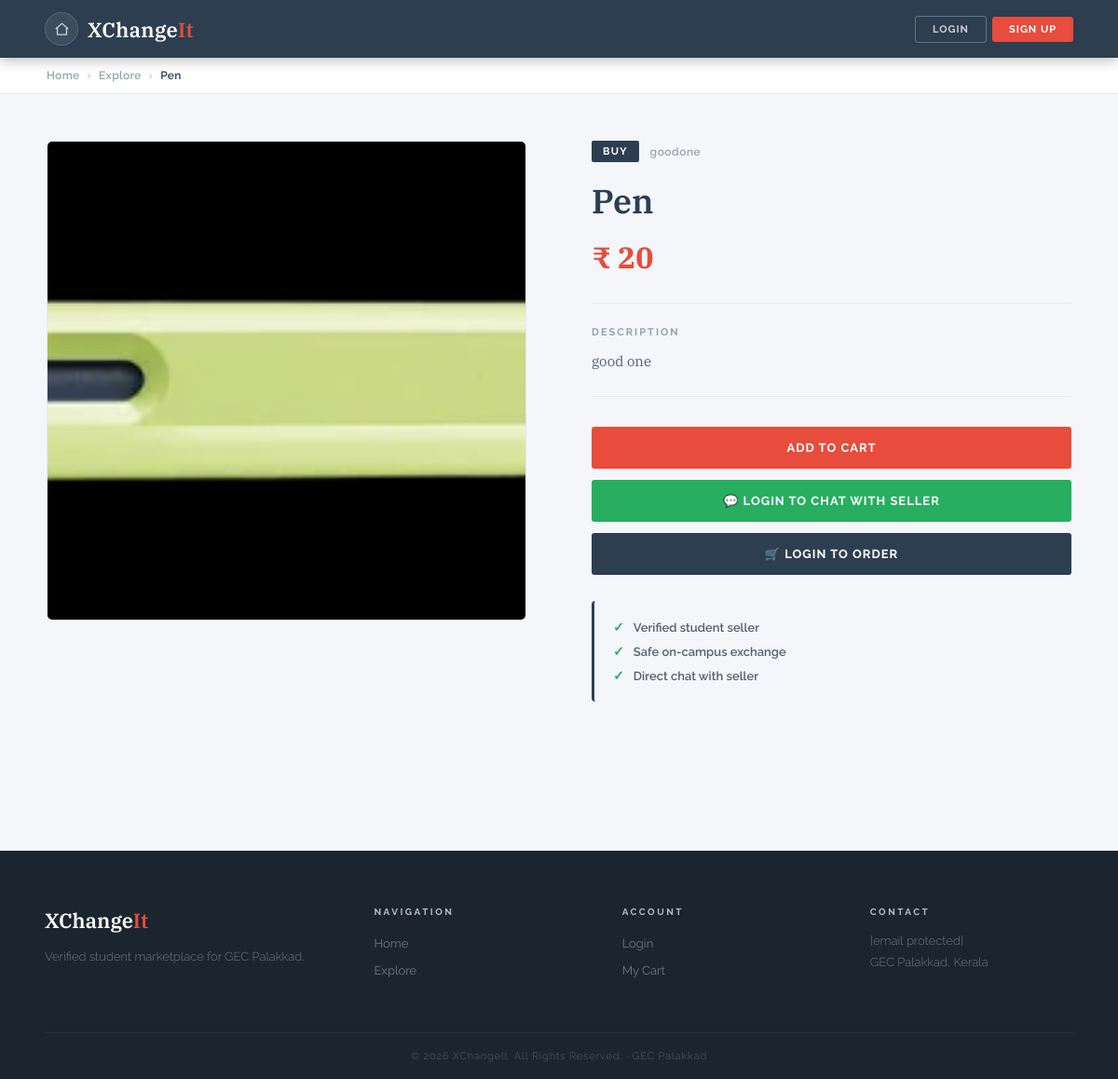
Page /product/11 on the committed database.
### tables this page shows
CREATE TABLE products (
            id           INTEGER PRIMARY KEY AUTOINCREMENT,
            name         TEXT    NOT NULL,
            price        INTEGER NOT NULL,
            short_desc   TEXT,
            detailed_desc TEXT,
            category     TEXT,
            image1       TEXT,
            image2       TEXT,
            image3       TEXT,
            image4       TEXT,
            image5       TEXT,
            seller       TEXT
        );

### app.py (the view, shortened to what this page needs)
@app.route("/product/<int:product_id>")
def product_detail(product_id):
    conn = sqlite3.connect(DATABASE)
    c = conn.cursor()
    c.execute("SELECT * FROM products WHERE id=?", (product_id,))
    product = c.fetchone()
    conn.close()
    if not product:
        flash("Product not found.")
        return redirect(url_for("explore"))
    chat_status = None
    order_status = None
    from datetime import date
    pending = get_pending_count(session.get("user"))
    active_rent = get_active_rent(product_id) if product[5] == "rent" else None
    return render_template("product_detail.html", product=product,
                           chat_status=chat_status, order_status=order_status,
                           today=date.today().isoformat(),
                           pending_count=pending,
                           active_rent=active_rent,
                           SUPABASE_URL=SUPABASE_URL, SUPABASE_KEY=SUPABASE_KEY)

### app.py (called while the page is built, shortened)
def get_pending_count(username):
    if not username:
        return 0

### templates/product_detail.html (shortened to what this page needs)
<!DOCTYPE html>
<html lang="en">
<head>
  <link rel="stylesheet" href="{{ url_for('static', filename='slate.css') }}">
  <link rel="stylesheet" href="{{ url_for('static', filename='product_detail.css') }}">
</head>
<body>
<nav class="navbar">
  <div style="display:flex; align-items:center; gap:10px;">
    <a href="{{ url_for('home') }}" class="nav-icon-btn" data-tooltip="Home">
      <svg viewBox="0 0 24 24" width="18" height="18" fill="none" stroke="currentColor" stroke-width="2">
        <path d="M3 11L12 3l9 8"></path>
        <path d="M5 10v10h14V10"></path>
      </svg>
    </a>
    <a href="{{ url_for('home') }}" class="logo">XChange<span>It</span></a>
  </div>
  <div class="nav-right">
    {% if session.get('user') %}
      <a href="{{ url_for('cart') }}" class="nav-icon-btn" data-tooltip="Cart">
        <svg viewBox="0 0 24 24"><path d="M6 2L3 6v14a2 2 0 002 2h14a2 2 0 002-2V6l-3-4z"/><line x1="3" y1="6" x2="21" y2="6"/><path d="M16 10a4 4 0 01-8 0"/></svg>
      </a>
      <a href="{{ url_for('my_listings_chat') }}" class="nav-icon-btn" data-tooltip="Chats">
        <svg viewBox="0 0 24 24"><path d="M21 15a2 2 0 01-2 2H7l-4 4V5a2 2 0 012-2h14a2 2 0 012 2z"/></svg>
        {% if pending_count and pending_count > 0 %}
          <span class="nav-badge">{{ pending_count }}</span>
        {% endif %}
      </a>
      <div class="notif-wrap" id="notifWrap">
        <button class="nav-icon-btn notif-bell-btn" id="notifBell" data-tooltip="Notifications" onclick="toggleNotifPanel(event)" aria-label="Notifications">
          <svg viewBox="0 0 24 24" fill="none" stroke="currentColor" stroke-width="2" stroke-linecap="round" stroke-linejoin="round" width="18" height="18">
            <path d="M18 8A6 6 0 006 8c0 7-3 9-3 9h18s-3-2-3-9"/>
            <path d="M13.73 21a2 2 0 01-3.46 0"/>
          </svg>
          <span class="nav-badge notif-badge" id="notifBadge" style="display:none;"></span>
        </button>
        <div class="notif-panel" id="notifPanel" style="display:none;">
          <div class="notif-panel-header">
            <span>Notifications</span>
            <button class="notif-close-btn" onclick="closeNotifPanel()">&#x2715;</button>
          </div>
          <div class="notif-list" id="notifList">
            <div class="notif-loading">Loading&#8230;</div>
          </div>
        </div>
      </div>
      <a href="{{ url_for('profile') }}" class="nav-icon-btn nav-profile-btn" data-tooltip="{{ session.get('user') }}">
        {{ session.get('user')[0]|upper }}
      </a>
    {% else %}
      <a href="{{ url_for('login') }}" class="btn-nav-ghost">Login</a>
      <a href="{{ url_for('signup') }}" class="btn-nav-fill">Sign Up</a>
    {% endif %}
  </div>
</nav>
<div class="breadcrumb">
  <div class="breadcrumb-inner">
    <a href="{{ url_for('home') }}">Home</a>
    <span class="bc-sep">›</span>
    <a href="{{ url_for('explore') }}">Explore</a>
    <span class="bc-sep">›</span>
    <span>{{ product[1] }}</span>
  </div>
</div>
<div class="detail-section">
  <div class="detail-inner">
    <div class="detail-img-col">
      <div class="detail-img-wrap">
        {% if product[6] %}
          <img src="{{ url_for('static', filename='uploads/' + product[6]) }}" alt="{{ product[1] }}">
        {% else %}
          <div class="detail-img-placeholder"><span>📦</span></div>
        {% endif %}
      </div>
    </div>
    <div class="detail-info-col">
      <div class="detail-badge-row">
        <span class="detail-badge {% if product[5]=='rent' %}badge-rent{% else %}badge-buy{% endif %}">
          {{ product[5]|upper if product[5] else 'BUY' }}
        </span>
        <span class="detail-cat">{{ product[4] if product[4] else 'General' }}</span>
      </div>
      <h1 class="detail-title">{{ product[1] }}</h1>
      <div class="detail-price">₹ {{ product[2] }}</div>
      <div class="detail-divider"></div>
      <div class="detail-desc-label">Description</div>
      <p class="detail-desc">{{ product[3] }}</p>
      <div class="detail-divider"></div>
      <div class="detail-actions">
        <a href="{{ url_for('add_to_cart', product_id=product[0]) }}" class="btn-red detail-btn">
          Add to Cart
        </a>
        {% if session.get('user') %}
          {% if session.get('user') != product[11] %}
            {% if chat_status == None %}
              <a href="{{ url_for('request_chat', product_id=product[0]) }}" class="detail-btn btn-chat">
                💬 Request Chat
              </a>
            {% elif chat_status == "pending" %}
              <button class="detail-btn btn-chat" disabled>💬 Chat Request Sent</button>
            {% elif chat_status == "accepted" %}
              <a href="{{ url_for('chat_seller', product_id=product[0]) }}" class="detail-btn btn-chat">
                💬 Open Chat
              </a>
            {% endif %}
            {% if active_rent %}
              <div class="rent-unavailable-btn">
                🔒 Unavailable until {{ active_rent.rent_to }}
              </div>
            {% elif order_status == None %}
              {% if product[5] == 'rent' %}
                <button class="detail-btn btn-order" onclick="openRentModal()">
                  🛒 Confirm Order
                </button>
              {% else %}
                <a href="{{ url_for('request_order', product_id=product[0]) }}" class="detail-btn btn-order">
                  🛒 Confirm Order
                </a>
              {% endif %}
            {% elif order_status == "pending" %}
              <button class="detail-btn btn-order-pending" disabled>
                ⏳ Order Request Sent
              </button>
            {% elif order_status == "accepted" %}
              <div class="order-confirmed-box">
                <span class="order-confirmed-icon">✓</span>
                <span>Order Confirmed! Check <a href="{{ url_for('my_orders') }}">My Orders</a></span>
              </div>
            {% elif order_status == "declined" %}
              {% if product[5] == 'rent' %}
                <button class="detail-btn btn-order" onclick="openRentModal()">
                  🛒 Request Order Again
                </button>
              {% else %}
                <a href="{{ url_for('request_order', product_id=product[0]) }}" class="detail-btn btn-order">
                  🛒 Request Order Again
                </a>
              {% endif %}
            {% endif %}
          {% endif %}
        {% else %}
          <a href="{{ url_for('login') }}" class="btn-chat detail-btn">
            💬 Login to Chat with Seller
          </a>
          <a href="{{ url_for('login') }}" class="detail-btn btn-order">
            🛒 Login to Order
          </a>
        {% endif %}
      </div>
      <div class="trust-box">
        <div class="trust-item">
          <span class="trust-icon">✓</span>
          <span>Verified student seller</span>
        </div>
        <div class="trust-item">
          <span class="trust-icon">✓</span>
          <span>Safe on-campus exchange</span>
        </div>
        <div class="trust-item">
          <span class="trust-icon">✓</span>
          <span>Direct chat with seller</span>
        </div>
      </div>
    </div>
  </div>
</div>
<footer class="footer">
  <div class="footer-grid">
    <div class="footer-col">
      <span class="footer-logo">XChange<span>It</span></span>
      <p class="footer-desc">Verified student marketplace for GEC Palakkad.</p>
    </div>
    <div class="footer-col">
      <h4>Navigation</h4>
      <ul>
        <li><a href="{{ url_for('home') }}">Home</a></li>
        <li><a href="{{ url_for('explore') }}">Explore</a></li>
      </ul>
    </div>
    <div class="footer-col">
      <h4>Account</h4>
      <ul>
        <li><a href="{{ url_for('login') }}">Login</a></li>
        <li><a href="{{ url_for('cart') }}">My Cart</a></li>
      </ul>
    </div>
    <div class="footer-col">
      <h4>Contact</h4>
      <p><a href="/cdn-cgi/l/email-protection" class="__cf_email__" data-cfemail="aedddbdedec1dcdaeed6cdc6cfc0c9cbc7da80c7c0">[email&#160;protected]</a></p>
      <p>GEC Palakkad, Kerala</p>
    </div>
  </div>
  <div class="footer-bottom">© 2026 XChangeIt. All Rights Reserved. · GEC Palakkad</div>
</footer>
</body>
</html>

### static/slate.css (style rules this page uses)
*, *::before, *::after { box-sizing: border-box; margin: 0; padding: 0; }
html { scroll-behavior: smooth; }
body { font-family: 'Raleway', sans-serif; background: #f4f6f9; color: #2c3e50; min-height: 100vh; }
a { text-decoration: none; color: inherit; }
.navbar { background: #2c3e50; padding: 0 48px; display: flex; align-items: center; justify-content: space-between; height: 62px; position: sticky; top: 0; z-index: 1000; box-shadow: 0 2px 14px rgba(0,0,0,0.3); }
.logo { font-family: 'IBM Plex Serif', serif; font-size: 22px; color: #fff; font-weight: 600; letter-spacing: 0.3px; }
.logo span { color: #e74c3c; }
.nav-right { display: flex; gap: 10px; align-items: center; }
.btn-nav-ghost { padding: 7px 18px; background: transparent; border: 1px solid rgba(255,255,255,0.28); color: rgba(255,255,255,0.75); border-radius: 3px; font-size: 11px; font-weight: 700; letter-spacing: 1px; text-transform: uppercase; cursor: pointer; font-family: 'Raleway', sans-serif; transition: all 0.2s; }
.btn-nav-fill { padding: 7px 18px; background: #e74c3c; border: none; color: #fff; border-radius: 3px; font-size: 11px; font-weight: 700; letter-spacing: 1px; text-transform: uppercase; cursor: pointer; font-family: 'Raleway', sans-serif; transition: opacity 0.2s; }
.btn-red { padding: 13px 30px; background: #e74c3c; color: #fff; border: none; font-family: 'Raleway', sans-serif; font-size: 12px; font-weight: 700; letter-spacing: 1.2px; text-transform: uppercase; cursor: pointer; border-radius: 3px; transition: opacity 0.2s; display: inline-block; }
.footer { background: #1a252f; padding: 60px 48px 0; margin-top: 80px; }
.footer-grid { display: grid; grid-template-columns: 1.4fr 1fr 1fr 1fr; gap: 48px; padding-bottom: 48px; border-bottom: 1px solid rgba(255,255,255,0.06); }
.footer-logo { font-family: 'IBM Plex Serif', serif; font-size: 22px; color: #fff; font-weight: 600; margin-bottom: 14px; display: block; }
.footer-logo span { color: #e74c3c; }
.footer-desc { color: rgba(255,255,255,0.38); font-size: 13px; line-height: 1.75; font-weight: 300; }
.footer-col h4 { color: rgba(255,255,255,0.7); font-size: 10px; letter-spacing: 2.5px; text-transform: uppercase; font-weight: 700; margin-bottom: 18px; }
.footer-col ul { list-style: none; }
.footer-col ul li { margin-bottom: 10px; }
.footer-col ul li a { color: rgba(255,255,255,0.38); font-size: 13px; transition: color 0.2s; }
.footer-col p { color: rgba(255,255,255,0.38); font-size: 13px; margin-bottom: 8px; font-weight: 300; }
.footer-bottom { text-align: center; padding: 18px 0; color: rgba(255,255,255,0.2); font-size: 11px; letter-spacing: 0.8px; }
.nav-right { display: flex; gap: 6px; align-items: center; }
.nav-icon-btn { position: relative; width: 36px; height: 36px; border-radius: 50%; background: rgba(255,255,255,0.08); border: 1px solid rgba(255,255,255,0.14); display: flex; align-items: center; justify-content: center; color: rgba(255,255,255,0.75); font-size: 16px; cursor: pointer; transition: background 0.2s, border-color 0.2s, color 0.2s; text-decoration: none; flex-shrink: 0; }
.nav-icon-btn svg { width: 17px; height: 17px; stroke: currentColor; fill: none; stroke-width: 1.8; stroke-linecap: round; stroke-linejoin: round; flex-shrink: 0; }
.nav-icon-btn::after { content: attr(data-tooltip); position: absolute; bottom: -32px; left: 50%; transform: translateX(-50%); background: #1a252f; color: rgba(255,255,255,0.8); font-size: 10px; font-weight: 600; letter-spacing: 0.5px; padding: 4px 8px; border-radius: 3px; white-space: nowrap; pointer-events: none; opacity: 0; transition: opacity 0.2s; font-family: 'Raleway', sans-serif; z-index: 9999; }

### templates/product_detail.html (style rules this page uses)
.btn-order { display: block; text-align: center; padding: 15px 28px; font-size: 13px; border-radius: 3px; font-weight: 700; letter-spacing: 1px; text-transform: uppercase; font-family: 'Raleway', sans-serif; background: #2c3e50; color: #fff; border: none; cursor: pointer; transition: opacity 0.2s; }

### rows in the picture
products: name "Pen", image1 (picture), category "BUY", detailed_desc "goodone", price "20", short_desc "good one"
